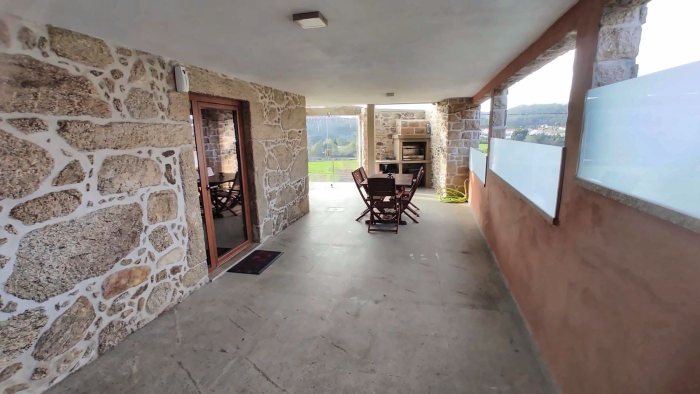
#> input picture site/assets/img/alpendre-1400.jpg, 1400 x 788 px (shown at 1/2 size)
$ python -i imagens.py   (imports and definitions only)
#> lines starting #> are read from the running program, lines starting #| are printed output that depends on the picture
#> further down, picture is the input picture: shape (788, 1400, 3); mean B, G, R 125.8, 129.6, 138.4
"""Copia as fotos escolhidas do dossiê para o site, com nome próprio e três
tamanhos (original até 2400 px, 1400 px e 800 px). Os originais do dossiê
nunca são tocados.

Cada foto passa por um tratamento leve (função trata), sem mudar o que se vê:
  1. tira o ruído e os blocos do JPEG (céu, sombras), sem tirar o grão da
     pedra;
  2. contraste local (CLAHE na luminância, misturado com o original), que
     devolve o relevo ao granito e à madeira;
  3. levanta as sombras nas fotos em contraluz (o alpendre);
  4. um pouco mais de cor onde há pouca (vibração).
Depois de cada redução (2400, 1400, 800) a foto é afiada à medida desse
tamanho (afia): é o que mais conta para parecer nítida no ecrã.

Para acrescentar uma foto: uma linha em MAP ('pasta/ficheiro do dossiê':
('nome', recorte ou None, receita)), correr `py scripts/imagens.py` e pôr o
nome no catálogo de site/main.js.

recorte = (esquerda, cima, direita, baixo) em frações da foto. O terraço sobre
o vale (terraco-02) tem uma névoa da lente na margem direita: corta-se aí.
Antes de gerar, a pasta site/assets/img é esvaziada: só lá fica o que está aqui."""
import os, json
import numpy as np
import cv2
from PIL import Image, ImageOps

RAIZ = os.path.dirname(os.path.dirname(os.path.abspath(__file__)))
SRC = RAIZ + '/dossie/marketing/fotos/'
DST = RAIZ + '/site/assets/img/'
# [3 lines not run here, left out]

# fotos já retocadas, em scripts/ (o original do dossiê fica igual):
SEM_FIO = '../../../scripts/fachada-01-sem-fio.jpg'                 # scripts/tirar_fio.py
HERO = '../../../scripts/hero-ceu.jpg'      # scripts/cor_referencia.py e depois scripts/alisar_ceu.py
# as versões escolhidas pelo Eduardo, mais nítidas e com mais cor (a da
# pérgola sem o depósito: scripts/tirar_deposito.py)
ALPENDRE = '../../../scripts/alpendre-sem-fio.jpg'    # alpendre-referencia.jpg sem o fio (scripts/tirar_fio_alpendre.py)
PERGOLA = '../../../scripts/pergola-referencia-sem-deposito.jpg'
# a oferta à chegada, na versão do Eduardo, com mais qualidade
CHEGADA = '../../../scripts/chegada-referencia.jpg'
# o quarto claro (a abertura do Interior), na versão do Eduardo, com mais qualidade
QUARTO = '../../../scripts/quarto-referencia.jpg'
# a mesa posta no alpendre (as Comodidades), na versão do Eduardo: 896 px
MESA = '../../../scripts/mesa-referencia.jpg'
# fotos da região com licença livre (créditos em fotos-livres/CREDITOS.md)
LIVRES = '../../../fotos-livres/'
# fotos de terceiros, só para a demonstração (fotos-terceiros/CREDITOS.md)
TERCEIROS = '../../../fotos-terceiros/'

FORA = {}                                   # receita por omissão das de fora
PRONTA = {'ruido': 0, 'clahe': 0, 'vibra': 0}   # já tratada: só a nitidez
DENTRO = {'clahe': 1.2, 'mistura': 0.4, 'vibra': 0.06}
PEQUENA = {'ruido': 3, 'clahe': 1.2, 'mistura': 0.4, 'vibra': 0.06}

MAP = {
    # ---- fora
    # a foto do fim (Reservar): a casa ao sol, debaixo da pérgola (sem o
    # depósito solar e com a cor que o Eduardo escolheu: scripts/cor_referencia.py)
    HERO: ('hero-pergola', None, PRONTA),
    # a foto que abre o Exterior, até às bordas do ecrã: o alpendre, com a
    # mesa, a churrasqueira e o vale
    ALPENDRE: ('alpendre-aberto', None, PRONTA),
    # hero, em ecrã inteiro: a pérgola ao sol, à porta dos quartos
    PERGOLA: ('pergola-sol', None, PRONTA),
    # a esquina de granito com o telhado de telha, ao sol. Cortada à
    # esquerda: o depósito solar no telhado de trás.
    'exterior/fachada-02.jpg': ('hero-casa', (0.32, 0, 1, 1), FORA),
    'exterior/detalhe-01.jpg': ('granito-potes', None, FORA),
    'exterior/alpendre-01.jpg': ('alpendre', None, {'sombras': 0.3}),

    # o muro de granito e as escadas que sobem para a casa. Cortada à
    # esquerda: o fio elétrico no céu.
    'exterior/fachada-04.jpg': ('muros-escadas', (0.235, 0, 1, 1), FORA),
    # a praia fluvial do Pedregulhal, em Ossela (Câmara de Oliveira de
    # Azeméis; pequena: 1020 px)
    TERCEIROS + 'praia-pedregulhal-cmoaz.jpg': ('praia-ossela', None, {'ruido': 3}),
    # arredores: cortadas em baixo (a marca de água do autor; o crédito está
    # no site, por baixo de cada foto)
    LIVRES + 'moinhos-ul.jpg': ('moinhos-ul', (0, 0, 1, 0.955), FORA),
    LIVRES + 'vale-caima-freita.jpg': ('serra-freita', (0, 0.3, 1, 0.94), FORA),
    # as escadas e o jardim, com o fio elétrico apagado (scripts/tirar_fio.py)
    SEM_FIO: ('escadas-granito', None, FORA),
    # a mesa posta no alpendre
    MESA: ('mesa-posta', None, PRONTA),
    # a oferta à chegada: espumante, dois copos e queijo num tabuleiro de
    # verga, junto à janela de granito
    CHEGADA: ('chegada', None, PRONTA),
    # ---- dentro (só as fotos nítidas: ver a medição em scripts/nitidez.txt)
    # a porta-janela entre a pedra, com a portada de madeira
    'interior/quarto-03.jpg': ('janela-granito', (0, 0, 0.597, 1), DENTRO),
    'interior/quarto-03.jpg#2': ('quarto-portadas', None, DENTRO),
    QUARTO: ('quarto-luz', None, PRONTA),
    'interior/quarto-01.jpg': ('quarto-flores', None, DENTRO),
    'interior/quarto-06.jpg': ('quarto-roupeiro', None, DENTRO),
    'interior/quarto-14.jpg': ('quarto-terraco', None, DENTRO),
    'interior/quarto-11.jpg': ('quarto-pedra', None, DENTRO),
    'interior/quarto-12.jpg': ('quarto-janelas', None, DENTRO),
    'interior/quarto-09.jpg': ('quarto-claro', None, DENTRO),
    'interior/refeicoes-01.jpg': ('sala-jantar', None, DENTRO),
    'interior/sala-02.jpg': ('sala-estar', None, DENTRO),
    'interior/sala-01.jpg': ('sala-sofa', None, DENTRO),
    'interior/refeicoes-02.jpg': ('sala-cozinha', None, DENTRO),
    'interior/cozinha-01.jpg': ('cozinha', None, DENTRO),
    'interior/casa-de-banho-04.jpg': ('wc-pedra', None, DENTRO),
    'interior/casa-de-banho-03.jpg': ('wc-duche', None, DENTRO),
    'interior/casa-de-banho-01.jpg': ('wc-madeira', None, DENTRO),
    'interior/casa-de-banho-02.jpg': ('wc-espelho', None, DENTRO),
}


# fotos mostradas em ecrã inteiro: ficam no tamanho do original (sem o
# limite de 2400) e ganham uma cópia ampliada (Lanczos + nitidez) para ecrãs
# grandes. Ampliar não inventa pormenor; só evita que o browser estique.
GRANDES = {}
INTEIRAS = {'hero-pergola', 'alpendre-aberto', 'pergola-sol', 'quarto-luz'}     # sem o limite de 2400
# as fotos em ecrã inteiro (o hero, a foto do fim, a que cresce e a abertura
# do Interior) ganham também 2200 px e AVIF
AVIF = {'hero-pergola', 'pergola-sol', 'alpendre-aberto', 'quarto-luz'}
# No telemóvel ao alto, o hero e a foto que cresce mostram só uma fatia do
# meio da foto, mas o browser pedia a foto inteira (3168 px, ~600 KB). Estas
# ganham um recorte vertical, -vertical.jpg/.avif, que o site serve a ecrãs
# estreitos (<source media> no index.html). Para o que se vê ficar igual, o
# recorte começa em pos × (largura − recorte), com pos = o object-position
# horizontal do styles.css nesse ecrã (hero 57 %, cresce 60 %): se um mudar,
# muda o outro. nome: (largura/altura do recorte, pos)
VERTICAIS = {'pergola-sol': (3 / 4, 0.57), 'alpendre-aberto': (1.0, 0.60)}
# folhagem e água miúdas pesam muito em JPEG: os moinhos de Ul a 82/80
# davam 460 KB a 1400 px. Qualidade própria para todos os tamanhos.
QUALIDADE = {'moinhos-ul': 72}


def trata(bgr, ruido=4, clahe=1.4, mistura=0.55, sombras=0.0, vibra=0.10):
#> called with ruido = 4, clahe = 1.4, mistura = 0.55, sombras = 0, vibra = 0.1
    if ruido:
        bgr = cv2.fastNlMeansDenoisingColored(bgr, None, ruido, ruido, 7, 21)
    lab = cv2.cvtColor(bgr, cv2.COLOR_BGR2LAB).astype(np.float32)
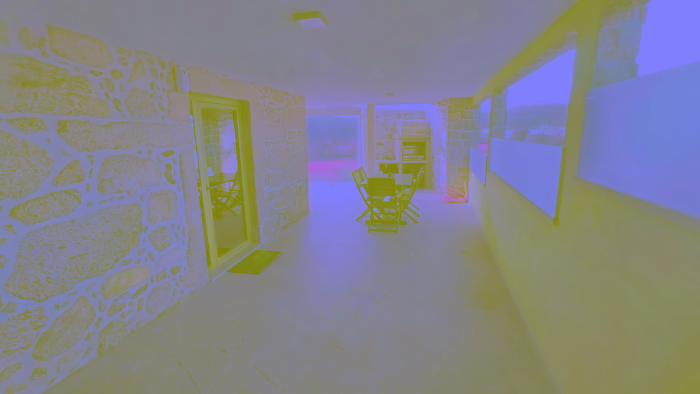
#> lab: shape (788, 1400, 3) float32 (shown at 1/2 size); mean of channels 0, 1, 2 138.6, 130.5, 131.1; drawn as B, G, R
    L = lab[..., 0]
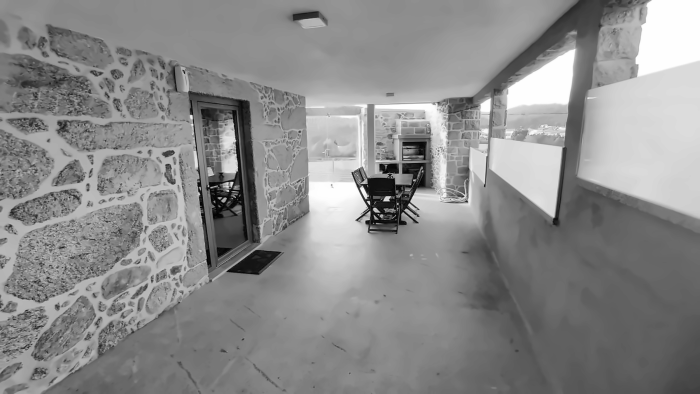
#> L: shape (788, 1400) float32 (shown at 1/2 size); min 0, max 254, mean 138.7
    if clahe:
        c = cv2.createCLAHE(clipLimit=clahe, tileGridSize=(8, 8)).apply(L.astype(np.uint8)).astype(np.float32)
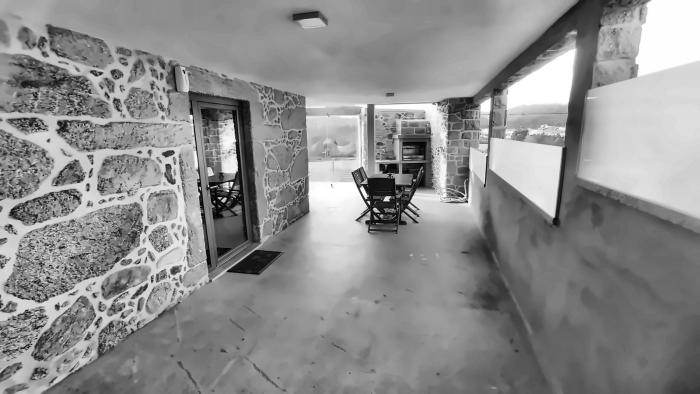
#> c: shape (788, 1400) float32 (shown at 1/2 size); min 0, max 255, mean 141.1
        L = L * (1 - mistura) + c * mistura
    if sombras:
        x = L / 255.0
        L = 255.0 * (x + sombras * 2.2 * x * (1 - x) ** 2)
    lab[..., 0] = np.clip(L, 0, 255)
    out = cv2.cvtColor(np.clip(lab, 0, 255).astype(np.uint8), cv2.COLOR_LAB2BGR)
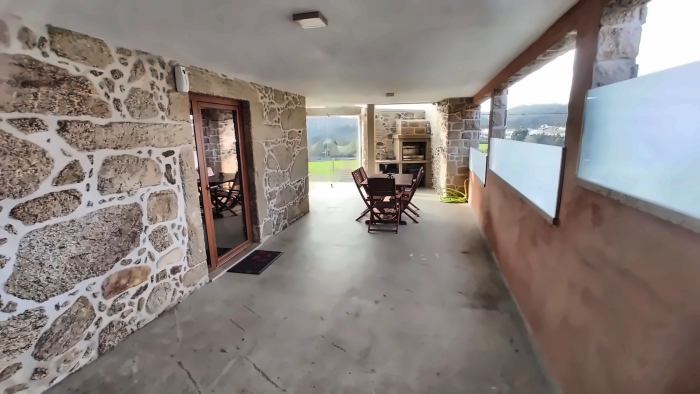
#> out: shape (788, 1400, 3) (shown at 1/2 size); mean B, G, R 126.5, 130.6, 139.5
    if vibra:
        hsv = cv2.cvtColor(out, cv2.COLOR_BGR2HSV).astype(np.float32)
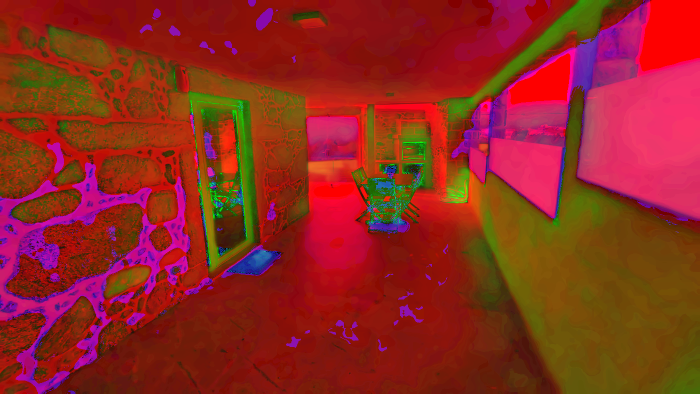
#> hsv: shape (788, 1400, 3) float32 (shown at 1/2 size); mean B, G, R 31.6, 40.9, 143.3
        s = hsv[..., 1] / 255.0
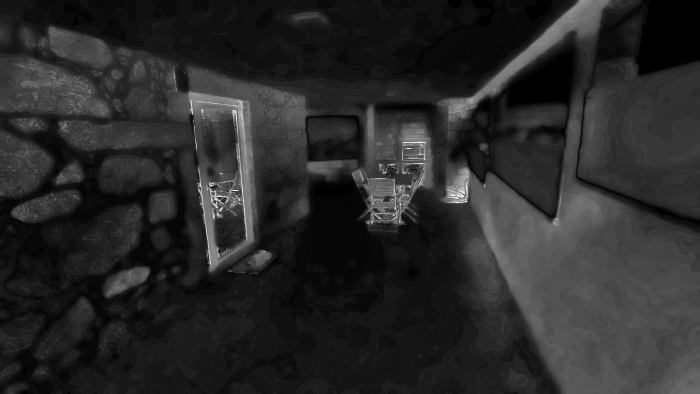
#> s: shape (788, 1400) float32 (shown at 1/2 size); min 0, max 1, mean 0.16
        hsv[..., 1] = np.clip(255 * (s + vibra * 1.6 * s * (1 - s)), 0, 255)
        out = cv2.cvtColor(hsv.astype(np.uint8), cv2.COLOR_HSV2BGR)
    return out


def afia(bgr, raio, quanto, limiar=2):
    """máscara de nitidez; o limiar deixa o céu liso"""
    d = bgr.astype(np.int16) - cv2.GaussianBlur(bgr, (0, 0), raio).astype(np.int16)
    d[np.abs(d) < limiar] = 0
    return np.clip(bgr + quanto * d, 0, 255).astype(np.uint8)


def reduz(bgr, largura):
    h, w = bgr.shape[:2]
    if w <= largura:
        return bgr
    return cv2.resize(bgr, (largura, round(h * largura / w)), interpolation=cv2.INTER_AREA)


def grava(bgr, caminho, q):
    Image.fromarray(cv2.cvtColor(bgr, cv2.COLOR_BGR2RGB)).save(caminho, quality=q, optimize=True, progressive=True)


# [1 line not run here, left out]
out = {}
# [43 lines not run here, left out]
tot = sum(os.path.getsize(DST + f) for f in os.listdir(DST))
# [3 lines not run here, left out]

>>> import cv2
>>> picture = cv2.imread('../site/assets/img/alpendre-1400.jpg')
>>> result = trata(picture)

$ run again, on site/assets/img/alpendre-aberto-800.jpg
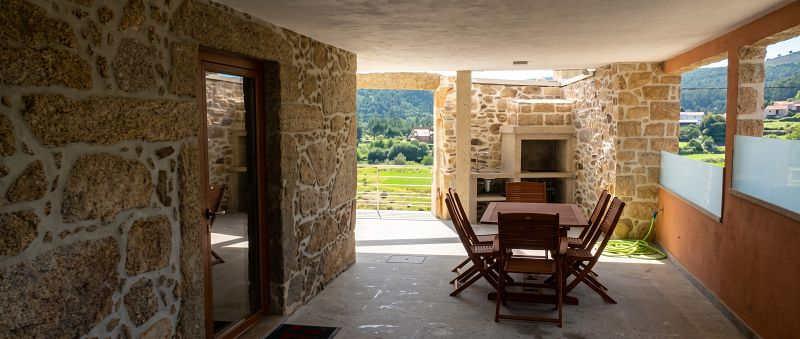
#> input picture site/assets/img/alpendre-aberto-800.jpg, 800 x 339 px
#> picture is the input picture: shape (339, 800, 3); mean B, G, R 76.1, 96.2, 112.9
#> in trata, `hsv = cv2.cvtColor(out, cv2.COLOR_BGR2HSV).astype(np.float32)`:
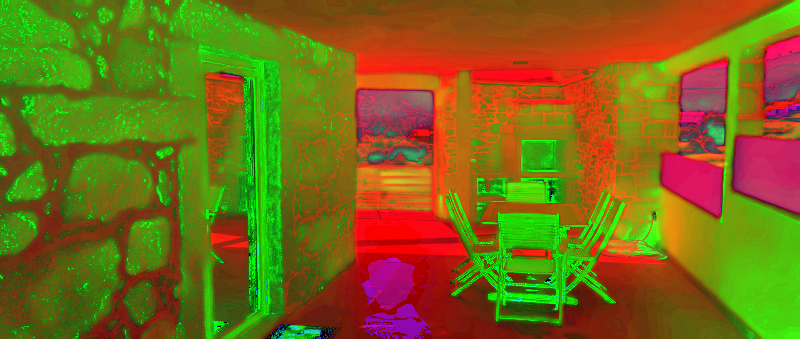
#> hsv: shape (339, 800, 3) float32; mean B, G, R 22, 104.5, 120.5
#> in trata, `s = hsv[..., 1] / 255.0`:
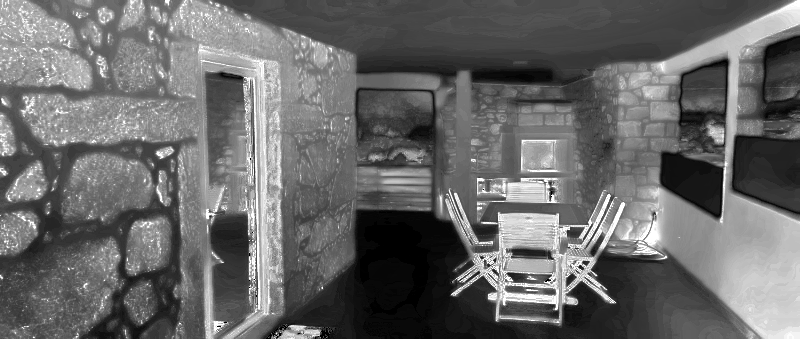
#> s: shape (339, 800) float32; min 0, max 1, mean 0.41

$ run again, on site/assets/img/alpendre-aberto-vertical.jpg
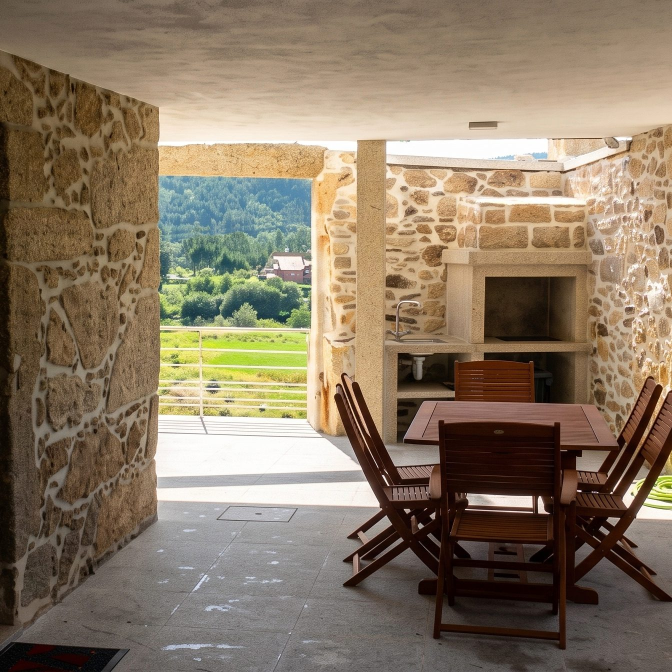
#> input picture site/assets/img/alpendre-aberto-vertical.jpg, 1344 x 1344 px (shown at 1/2 size)
#> picture is the input picture: shape (1344, 1344, 3); mean B, G, R 100.4, 120.9, 137.3
#> in trata, `hsv = cv2.cvtColor(out, cv2.COLOR_BGR2HSV).astype(np.float32)`:
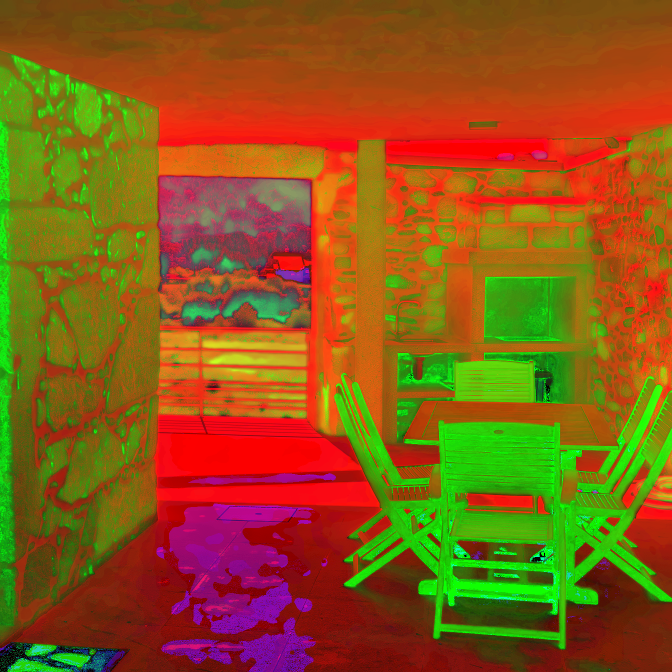
#> hsv: shape (1344, 1344, 3) float32 (shown at 1/2 size); mean B, G, R 22.1, 88.4, 140.2
#> in trata, `s = hsv[..., 1] / 255.0`:
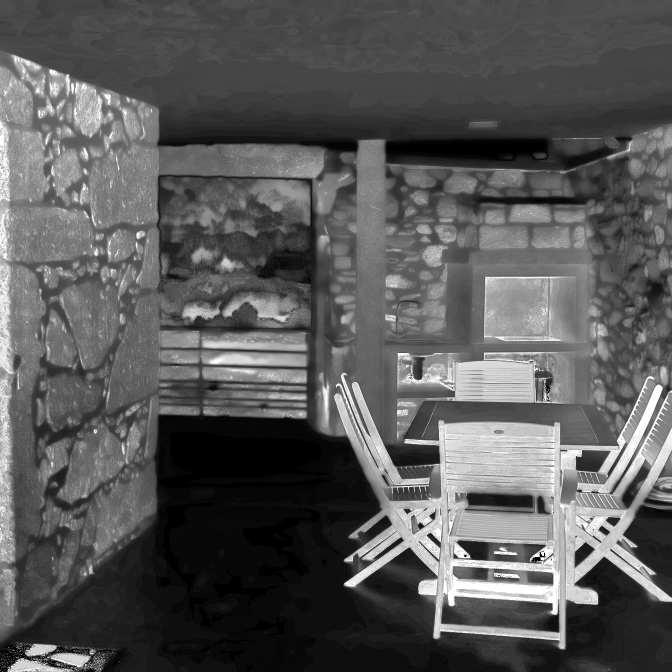
#> s: shape (1344, 1344) float32 (shown at 1/2 size); min 0, max 1, mean 0.347
